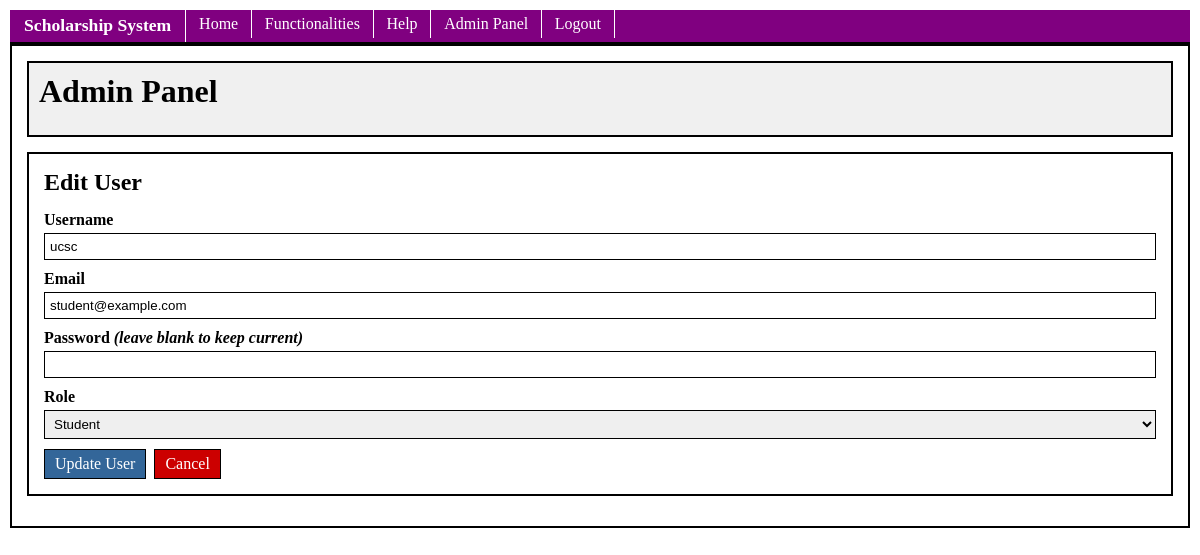
The app's page /public/admin.php?action=edit&id=2 (signed in) with its own data.
### tables this page shows
CREATE TABLE IF NOT EXISTS users (
    id INT AUTO_INCREMENT PRIMARY KEY,
    username VARCHAR(50) UNIQUE NOT NULL,
    password VARCHAR(255) NOT NULL,
    role VARCHAR(20) NOT NULL DEFAULT 'student',
    email VARCHAR(100),
    full_name VARCHAR(150),
    name_with_initials VARCHAR(100),
    dob DATE,
    gender VARCHAR(10),
    created_at TIMESTAMP DEFAULT CURRENT_TIMESTAMP
);

### public/admin.php (the view, shortened to what this page needs)
<?php
require_once '../config/db.php';
$action = isset($_GET['action']) ? $_GET['action'] : 'list';
$editUser = null;
if ($_SERVER['REQUEST_METHOD'] === 'GET') {
    if ($action === 'delete') {
        $id = $_GET['id'];
        if ($id) {
            $check = $conn->prepare("SELECT role FROM users WHERE id = ?");
            $check->execute([$id]);
            $u = $check->fetch();
            if ($u && $u['role'] !== 'admin') {
                $conn->prepare("DELETE FROM users WHERE id = ?")->execute([$id]);
                $message = "User deleted successfully.";
            } else {
                $message = "Cannot delete admin accounts.";
            }
        }
        $action = 'list';
    } elseif ($action === 'edit') {
        $id = $_GET['id'];
        $stmt = $conn->prepare("SELECT * FROM users WHERE id = ?");
        $stmt->execute([$id]);
        $editUser = $stmt->fetch();
    }
}
require_once '../includes/header.php';
?>
    <div class="container">
        <div class="dashboard-header">
            <h1>Admin Panel</h1>
        </div>
        <?php if ($action === 'edit' && $editUser): ?>
            <div class="content-page">
                <h2>Edit User</h2>
                <form action="admin.php" method="POST" name="editUserForm" onsubmit="return checkEditUser()">
                    <div class="form-group">
                        <label for="editUsername">Username</label>
                        <input type="text" id="editUsername" name="username" value="<?php echo htmlspecialchars($editUser['username']); ?>">
                    </div>
                    <div class="form-group">
                        <label for="editEmail">Email</label>
                        <input type="email" id="editEmail" name="email" value="<?php echo htmlspecialchars($editUser['email']); ?>">
                    </div>
                    <div class="form-group">
                        <label for="editPassword">Password <em>(leave blank to keep current)</em></label>
                        <input type="password" id="editPassword" name="password">
                    </div>
                    <div class="form-group">
                        <label for="editRole">Role</label>
                        <select id="editRole" name="role">
                            <option value="student" <?php if ($editUser['role'] === 'student') echo 'selected'; ?>>Student</option>
                        </select>
                    </div>
                    <button type="submit" class="btn btn-primary">Update User</button>
                    <a href="admin.php" class="btn btn-danger">Cancel</a>
                </form>
            </div>
        <?php endif; ?>
    </div>
<?php require_once '../includes/footer.php'; ?>

### public/css/style.css (style rules this page uses)
body { background-color: #ffffff; color: #000000; margin: 0; padding: 10px; }
.container, .content-page, .table-container { border: 2px solid #000000; padding: 15px; margin-bottom: 15px; }
h1, h2, h3 { margin-top: 0; margin-bottom: 10px; padding-bottom: 5px; }
.form-group { margin-bottom: 10px; }
.form-group label { display: block; margin-bottom: 4px; font-weight: bold; }
input[type="text"], input[type="password"], input[type="email"], input[type="number"] { width: 100%; border: 1px solid #000000; padding: 5px; box-sizing: border-box; }
.form-group select, .form-group textarea { width: 100%; border: 1px solid #000000; padding: 5px; box-sizing: border-box; }
.btn, .btn-primary, .btn-danger { box-sizing: border-box; font-family: inherit; font-size: inherit; line-height: normal; vertical-align: middle; }
.btn { border: 1px solid #000000; background-color: #e0e0e0; color: #000000; padding: 5px 10px; text-decoration: none; display: inline-block; cursor: pointer; margin-right: 4px; }
.btn-primary { border: 1px solid #000000; background-color: #336699; color: #ffffff; padding: 5px 10px; text-decoration: none; display: inline-block; cursor: pointer; margin-right: 4px; }
.btn-danger { border: 1px solid #000000; background-color: #cc0000; color: #ffffff; padding: 5px 10px; text-decoration: none; display: inline-block; cursor: pointer; margin-right: 4px; }
.dashboard-header { border: 2px solid #000000; padding: 10px; margin-bottom: 15px; background-color: #f0f0f0; }

### records on screen
users: username "ucsc", email "student@example.com", role "Student"
